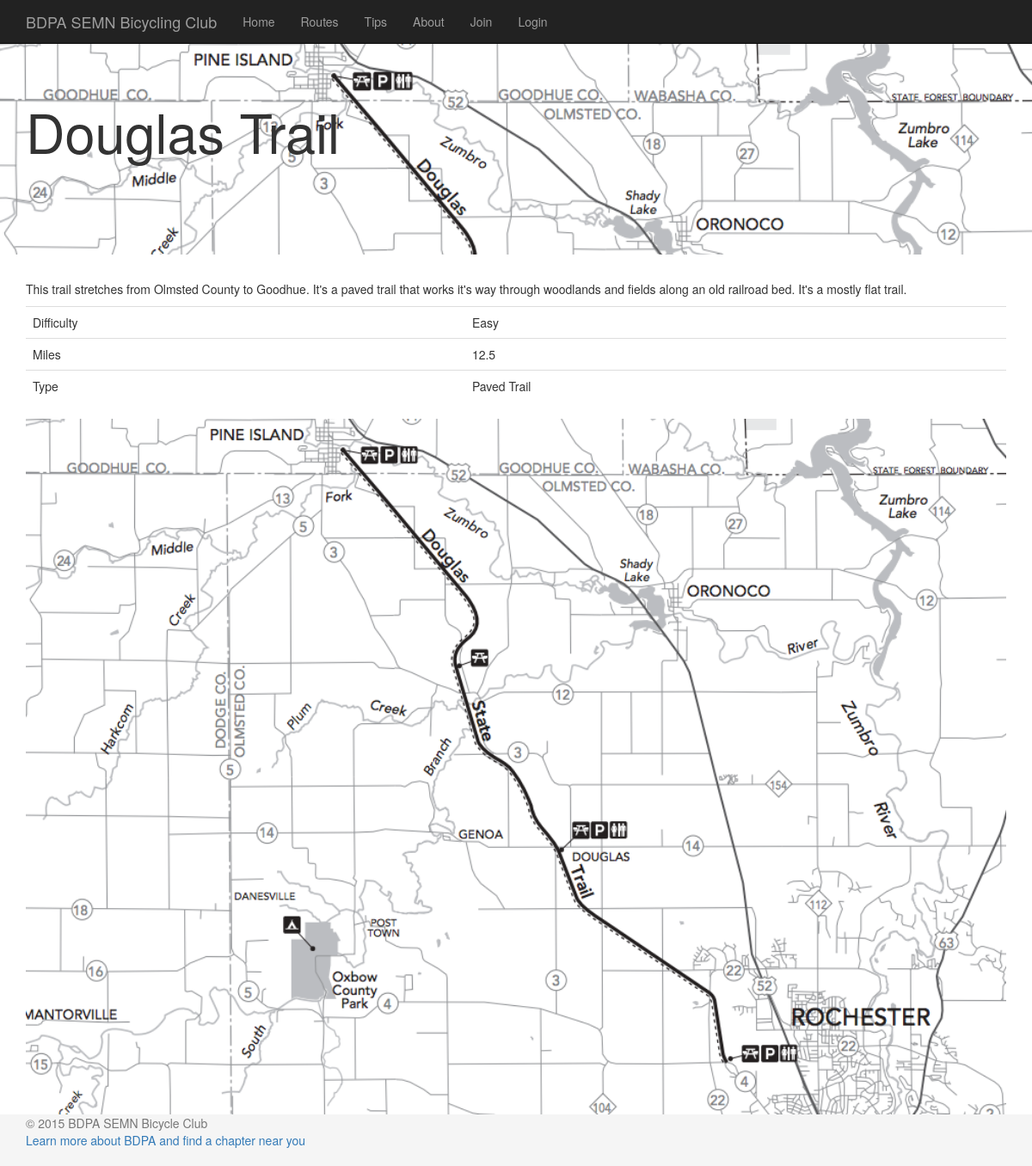
The app's page /FinalProject/route.php?RouteID=1 with its own data.
### tables this page shows
CREATE TABLE `routes` (
  `RouteID` int(11) unsigned NOT NULL AUTO_INCREMENT,
  `UserID` int(10) unsigned NOT NULL,
  `Name` varchar(128) DEFAULT NULL,
  `Description` text,
  `Distance` float DEFAULT NULL,
  `Difficulty` varchar(10) DEFAULT NULL,
  `Type` varchar(15) DEFAULT NULL,
  `MapImageURL` varchar(255) DEFAULT NULL,
  `DateRidden` datetime NOT NULL,
  `DateAdded` datetime NOT NULL,
  PRIMARY KEY (`RouteID`),
  KEY `RouteRideOrder` (`DateRidden`,`DateAdded`,`RouteID`),
  KEY `TypeName` (`Type`,`Name`)
);

### FinalProject/includes/route.php (called while the page is built, shortened)
<?php
function getRouteById($routeid) {
    global $mysql;
    $select = "SELECT * FROM routes WHERE RouteID = " . $routeid;
    $result = $mysql->query($select);
    if ($result) {
        return $result->fetch_assoc();
    }
    return false;
}

### FinalProject/route.php (the view, shortened to what this page needs)
<?php
$routeid = isset($_GET['RouteID']) ? $_GET['RouteID'] : false;
require 'dbconnect.php';
require 'includes/route.php';
include 'includes/html-body-start.php';
$route = getRouteById($routeid);
if (!$route) {
    echo '<div class="container">';
    echo '<h1>Unable to locate that route</h1>';
    echo '<a href="routes.php">View our other routes</a>';
    echo '</div>';
} else {
    if ($route['MapImageURL']) {
?>
    <div class="jumbotron backgroundUrl">
        <div class="container">
            <h1><?php echo htmlentities($route['Name']);?></h1>
        </div>
    </div>
<?php
    }
?>
    <div class="container">
        <p><?php echo htmlentities($route['Description']);?></p>
        <table class="table">
            <tr>
                <td>Difficulty</td>
                <td><?php echo htmlentities($route['Difficulty']) ?></td>
            </tr>
            <tr>
                <td>Miles</td>
                <td><?php echo htmlentities($route['Distance']) ?></td>
            </tr>
            <tr>
                <td>Type</td>
                <td><?php echo htmlentities($route['Type']) ?></td>
            </tr>
        </table>
        <a href="<?php echo $route['MapImageURL'];?>" title="Click to download"><img src="<?php echo $route['MapImageURL'];?>" width="100%" /></a>
    </div>
<?php
}
include 'includes/html-body-end.php';

### FinalProject/css/bdpa-specific.css (style rules this page uses)
html { position: relative; min-height: 100%; }
body { margin-top: 50px; margin-bottom: 60px; }
.backgroundUrl .container { height: 150px; }

### records on screen
routes: Name "Douglas Trail", Description "This trail stretches from Olmsted County to Goodhue. It's a paved trail that works it's way through woodlands and fields along an old railroad bed. It's a mostly flat trail.", Difficulty "Easy", Distance "12.5", Type "Paved Trail", MapImageURL (picture)

### other values on screen
$label "Home"
$label "Routes"
$label "Tips"
$label "About"
$label "Join"
$label "Login"
